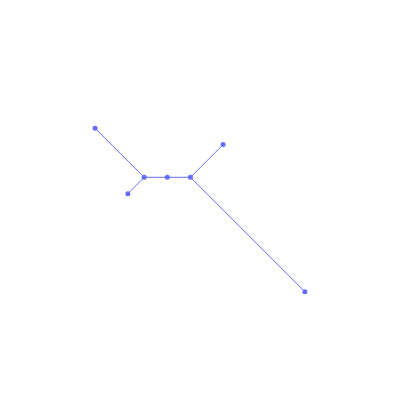

Write notebook code for a chart like this one.
### Code cell
anjl.plot(Z1r, marker_size=5, internal_marker_size=5, width=400, height=400)

### Figure 1 — Plotly figure (JSON) as saved in the notebook; plotly's stock layout.template omitted (floating-point values rounded to 4 significant figures)
{"data": [{"hovertemplate": "x=%{x}<br>y=%{y}<extra></extra>", "legendgroup": "", "line": {"color": "#636efa", "dash": "solid", "width": 1}, "marker": {"symbol": "circle"}, "mode": "lines", "name": "", "orientation": "v", "showlegend": false, "type": "scatter", "x": [0, 1, null, 0, -1, null, -1, -1.707, null, -1, -3.121, null, 1, 2.414, null, 1, 5.95, null], "xaxis": "x", "y": [0, 6.123e-17, null, 0, -1.837e-16, null, -1.837e-16, -0.7071, null, -1.837e-16, 2.121, null, 6.123e-17, 1.414, null, 6.123e-17, -4.95, null], "yaxis": "y"}, {"hovertemplate": "<b>%{hovertext}</b><br><br>x=%{x}<br>y=%{y}<extra></extra>", "hovertext": [1, 0, 3, 2], "legendgroup": "", "marker": {"color": "#636efa", "size": 5, "symbol": "circle"}, "mode": "markers", "name": "", "orientation": "v", "showlegend": false, "type": "scatter", "x": [-3.121, -1.707, 5.95, 2.414], "xaxis": "x", "y": [2.121, -0.7071, -4.95, 1.414], "yaxis": "y"}, {"hovertemplate": "<b>%{hovertext}</b><br><br>x=%{x}<br>y=%{y}<extra></extra>", "hovertext": [6, 5, 4], "legendgroup": "", "marker": {"color": "#636efa", "size": 5, "symbol": "circle"}, "mode": "markers", "name": "", "orientation": "v", "showlegend": false, "type": "scatter", "x": [0, -1, 1], "xaxis": "x", "y": [0, -1.837e-16, 6.123e-17], "yaxis": "y"}], "layout": {"height": 400, "legend": {"itemsizing": "constant", "tracegroupgap": 0}, "width": 400, "xaxis": {"autorange": true, "domain": [0, 1], "mirror": false, "range": [-3.775, 6.604], "showgrid": false, "showline": false, "showticklabels": false, "ticks": "", "title": {}, "type": "linear"}, "yaxis": {"autorange": true, "domain": [0, 1], "mirror": false, "range": [-6.171, 3.343], "scaleanchor": "x", "scaleratio": 1, "showgrid": false, "showline": false, "showticklabels": false, "ticks": "", "title": {}, "type": "linear"}}}
